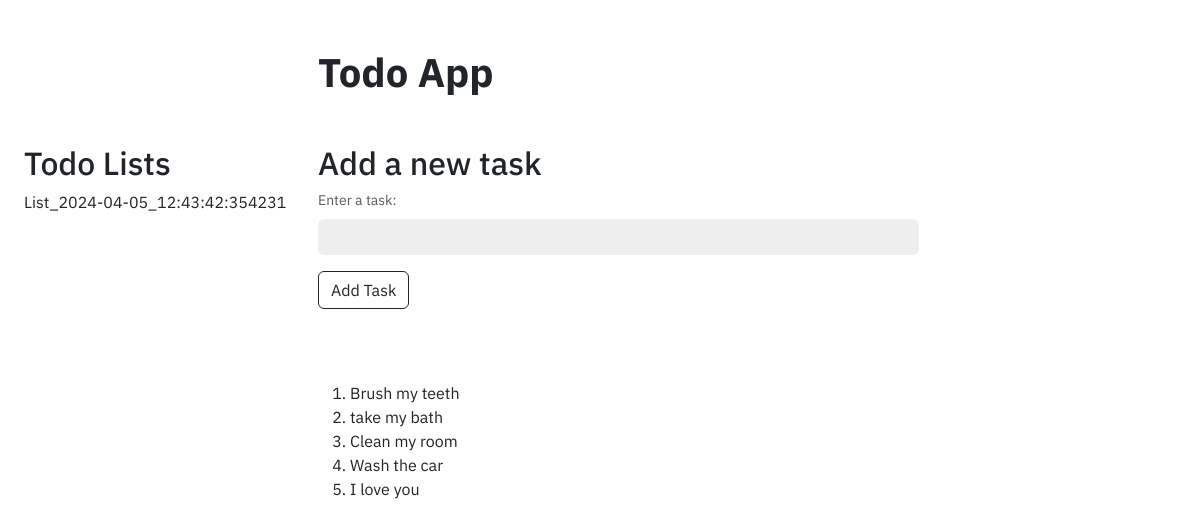
The page /list/1 on the database as committed earlier.
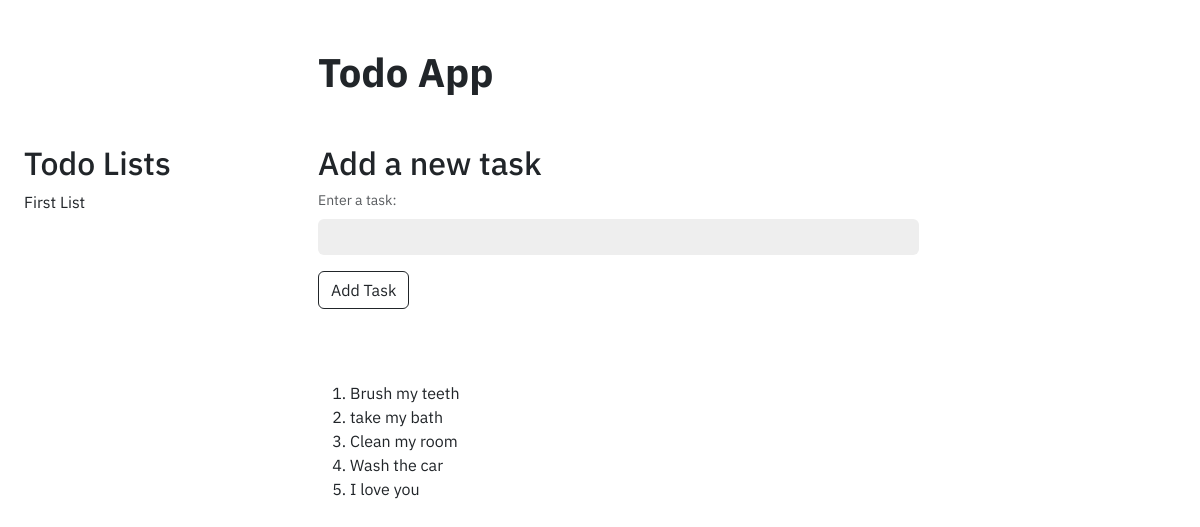
The same page on the database as committed later.
### main.py (models this page shows)
class TodoList(db.Model):
    id: Mapped[int] = mapped_column(primary_key=True)
    list: Mapped[str] = mapped_column(unique=True)
    todo_tasks: Mapped[str] = relationship("TodoTask", back_populates="todolist")

class TodoTask(db.Model):
    id: Mapped[int] = mapped_column(primary_key=True)
    task: Mapped[str]
    todolist: Mapped[str] = relationship("TodoList", back_populates="todo_tasks")
    todolist_id: Mapped[str] = mapped_column(ForeignKey("todo_list.id"))

### main.py (the view, shortened to what this page needs)
@app.route('/list/<list_id>', methods=["GET", "POST"])
def list_page(list_id):
    form = TaskForm()
    todo_list = db.session.execute(db.select(TodoList).where(TodoList.id == list_id)).scalar()
    todo_tasks = db.session.query(TodoTask).filter_by(todolist_id=list_id)
    task_data = form.new_task.data
    return render_template('list.html', form=form, todo_list=todo_list, todo_tasks=todo_tasks)

### main.py
class TaskForm(FlaskForm):
    new_task = StringField(label="Enter a task:", validators=[input_required()], render_kw={"placeholder": "", "class": "form-control mb-3"})
    submit = SubmitField(label="Add Task", render_kw={"class": "btn btn-outline-dark"})

### main.py (called while the page is built)
    def __call__(self, environ, start_response):
        method = environ.get('HTTP_X_HTTP_METHOD_OVERRIDE', '').upper()
        if method in self.allowed_methods:
            environ['REQUEST_METHOD'] = method
        if method in self.bodyless_methods:
            environ['CONTENT_LENGTH'] = '0'
        return self.app(environ, start_response)

### templates/list.html (shortened to what this page needs)
<!doctype html>
<html lang="en">
  <head>
    <link href="https://cdn.jsdelivr.net/npm/bootstrap@5.3.3/dist/css/bootstrap.min.css" rel="stylesheet">
    <link rel="stylesheet" href="{{ url_for('static', filename='css/style.css') }}"
  </head>
  <body>
    <div class="container-fluid">
      <div class="container-fluid">
        <div class="row">
          <div class="col">
          </div>
          <div class="col-9">
            <h1 class="todoapp">Todo App</h1>
          </div>
        </div>
        <div class="row">
          <div class="col">
            <h2>Todo Lists</h2>
              <p>{{ todo_list.list }}</p>
          </div>
          <div class="col-9">
            <h2>Add a new task</h2>
            <form method="POST">
              <div class="form-text">{{ form.new_task.label }}</div>
              {{ form.new_task }}
              {{ form.submit }}
            </form>
            <br>
            <br>
            <br>
            <ol>
              {% for task in todo_tasks %}
              <li>{{ task.task }}</li>
              {% endfor %}
            </ol>
          </div>
        </div>
      </div>
    </div>
  </body>
</html>

### static/css/style.css (style rules this page uses)
body { font-family: "IBM Plex Sans", sans-serif; }
h1 { font-weight: 700; }
.todoapp { margin: 3rem 0; }
.form-control { width: 70%; background-color: #EEEEEE; border: None; }
.form-text { margin-bottom: 0.5rem; }

Rows that differ between the two databases and show on the page:
changed TodoList: list "List_2024-04-05_12:43:42:354231" → "First List"
